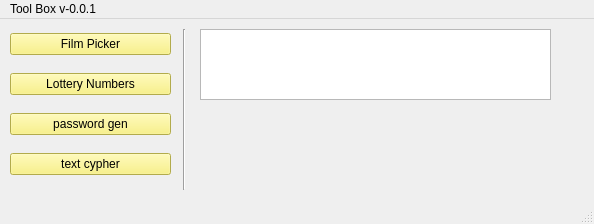
<?xml version="1.0" encoding="UTF-8"?>
<ui version="4.0">
 <class>MainWindow</class>
 <widget class="QMainWindow" name="MainWindow">
  <property name="geometry">
   <rect>
    <x>0</x>
    <y>0</y>
    <width>594</width>
    <height>224</height>
   </rect>
  </property>
  <property name="windowTitle">
   <string>MainWindow</string>
  </property>
  <widget class="QWidget" name="centralwidget">
   <widget class="QWidget" name="verticalLayoutWidget">
    <property name="geometry">
     <rect>
      <x>10</x>
      <y>10</y>
      <width>161</width>
      <height>31</height>
     </rect>
    </property>
    <layout class="QVBoxLayout" name="verticalLayout">
     <item>
      <widget class="QPushButton" name="pushButton">
       <property name="styleSheet">
        <string notr="true">background-color: rgb(249, 240, 107);</string>
       </property>
       <property name="text">
        <string>Film Picker</string>
       </property>
      </widget>
     </item>
    </layout>
   </widget>
   <widget class="QWidget" name="verticalLayoutWidget_2">
    <property name="geometry">
     <rect>
      <x>10</x>
      <y>50</y>
      <width>161</width>
      <height>31</height>
     </rect>
    </property>
    <layout class="QVBoxLayout" name="verticalLayout_2">
     <item>
      <widget class="QPushButton" name="pushButton_2">
       <property name="styleSheet">
        <string notr="true">background-color: rgb(249, 240, 107);</string>
       </property>
       <property name="text">
        <string>Lottery Numbers</string>
       </property>
      </widget>
     </item>
    </layout>
   </widget>
   <widget class="QWidget" name="verticalLayoutWidget_3">
    <property name="geometry">
     <rect>
      <x>10</x>
      <y>90</y>
      <width>161</width>
      <height>31</height>
     </rect>
    </property>
    <layout class="QVBoxLayout" name="verticalLayout_3">
     <item>
      <widget class="QPushButton" name="pushButton_3">
       <property name="styleSheet">
        <string notr="true">background-color: rgb(249, 240, 107);

</string>
       </property>
       <property name="text">
        <string>password gen</string>
       </property>
      </widget>
     </item>
    </layout>
   </widget>
   <widget class="QWidget" name="verticalLayoutWidget_4">
    <property name="geometry">
     <rect>
      <x>10</x>
      <y>130</y>
      <width>161</width>
      <height>31</height>
     </rect>
    </property>
    <layout class="QVBoxLayout" name="verticalLayout_4">
     <item>
      <widget class="QPushButton" name="pushButton_4">
       <property name="styleSheet">
        <string notr="true">background-color: rgb(249, 240, 107);</string>
       </property>
       <property name="text">
        <string>text cypher</string>
       </property>
      </widget>
     </item>
    </layout>
   </widget>
   <widget class="QTextBrowser" name="textBrowser">
    <property name="geometry">
     <rect>
      <x>200</x>
      <y>10</y>
      <width>351</width>
      <height>71</height>
     </rect>
    </property>
   </widget>
   <widget class="Line" name="line">
    <property name="geometry">
     <rect>
      <x>169</x>
      <y>10</y>
      <width>31</width>
      <height>161</height>
     </rect>
    </property>
    <property name="orientation">
     <enum>Qt::Vertical</enum>
    </property>
   </widget>
  </widget>
  <widget class="QMenuBar" name="menubar">
   <property name="geometry">
    <rect>
     <x>0</x>
     <y>0</y>
     <width>594</width>
     <height>23</height>
    </rect>
   </property>
   <widget class="QMenu" name="menuTool_Box_v_0_0_1">
    <property name="title">
     <string>Tool Box v-0.0.1</string>
    </property>
    <addaction name="separator"/>
   </widget>
   <addaction name="menuTool_Box_v_0_0_1"/>
  </widget>
  <widget class="QStatusBar" name="statusbar"/>
 </widget>
 <resources/>
 <connections/>
</ui>
